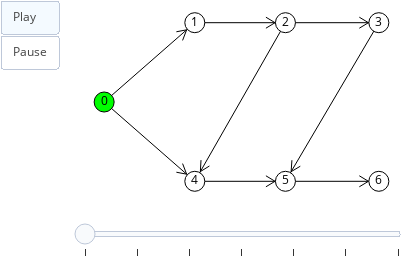

The code cell stored with this chart in its notebook:
### Markdown cell above
## Visualizando um algoritmo

A função `generate_frame` é parecida com a função `show_graph` mas, em vez de mostrar uma imagem estática, gera um *quadro* que pode ser usado para montar uma *animação*: basta usar a função `show_animation` para animar uma lista de quadros.

### Code cell
frames = []

sn.reset_node_colors(g)

for n in g.nodes:
    g.nodes[n]['color'] = (0, 255, 0)

    frame = sn.generate_frame(g, nlab=True)
    frames.append(frame)

sn.show_animation(frames)

### Figure 1 — Plotly figure (JSON) as saved in the notebook; plotly's stock layout.template omitted (floating-point values rounded to 4 significant figures)
{"data": [{"hoverinfo": "none", "line": {"color": "rgb(0, 0, 0)", "width": 1}, "mode": "lines", "type": "scatter", "uid": "1f5f4488-997e-11e8-a43d-9a5fd3dcadb7", "x": [0, 0.33, null, 0.3003, 0.2855, null, 0.3003, 0.263, null], "y": [0.5, 1, null, 0.955, 0.8883, null, 0.955, 0.9428, null]}, {"hoverinfo": "none", "line": {"color": "rgb(0, 0, 0)", "width": 1}, "mode": "lines", "type": "scatter", "uid": "1f5f4489-997e-11e8-95e4-9a5fd3dcadb7", "x": [0, 0.33, null, 0.3003, 0.263, null, 0.3003, 0.2855, null], "y": [0.5, 0, null, 0.04499, 0.05724, null, 0.04499, 0.1117, null]}, {"hoverinfo": "none", "line": {"color": "rgb(0, 0, 0)", "width": 1}, "mode": "lines", "type": "scatter", "uid": "1f5f448a-997e-11e8-a28b-9a5fd3dcadb7", "x": [0.33, 0.66, null, 0.6221, 0.5889, null, 0.6221, 0.5889, null], "y": [1, 1, null, 1, 0.9653, null, 1, 1.035, null]}, {"hoverinfo": "none", "line": {"color": "rgb(0, 0, 0)", "width": 1}, "mode": "lines", "type": "scatter", "uid": "1f5f448b-997e-11e8-a436-9a5fd3dcadb7", "x": [0.66, 1, null, 0.9621, 0.9289, null, 0.9621, 0.9289, null], "y": [1, 1, null, 1, 0.9653, null, 1, 1.035, null]}, {"hoverinfo": "none", "line": {"color": "rgb(0, 0, 0)", "width": 1}, "mode": "lines", "type": "scatter", "uid": "1f5f448c-997e-11e8-b338-9a5fd3dcadb7", "x": [0.66, 0.33, null, 0.3502, 0.3526, null, 0.3502, 0.3833, null], "y": [1, 0, null, 0.06127, 0.1336, null, 0.06127, 0.0965, null]}, {"hoverinfo": "none", "line": {"color": "rgb(0, 0, 0)", "width": 1}, "mode": "lines", "type": "scatter", "uid": "1f5f448d-997e-11e8-849c-9a5fd3dcadb7", "x": [1, 0.66, null, 0.6807, 0.6836, null, 0.6807, 0.714, null], "y": [1, 0, null, 0.06074, 0.133, null, 0.06074, 0.09511, null]}, {"hoverinfo": "none", "line": {"color": "rgb(0, 0, 0)", "width": 1}, "mode": "lines", "type": "scatter", "uid": "1f5f448e-997e-11e8-81ee-9a5fd3dcadb7", "x": [0.33, 0.66, null, 0.6221, 0.5889, null, 0.6221, 0.5889, null], "y": [0, 0, null, 0, -0.03474, null, 0, 0.03474, null]}, {"hoverinfo": "none", "line": {"color": "rgb(0, 0, 0)", "width": 1}, "mode": "lines", "type": "scatter", "uid": "1f5f448f-997e-11e8-9ab1-9a5fd3dcadb7", "x": [0.66, 1, null, 0.9621, 0.9289, null, 0.9621, 0.9289, null], "y": [0, 0, null, 0, -0.03474, null, 0, 0.03474, null]}, {"hoverinfo": "none", "marker": {"color": "rgb(0, 255, 0)", "line": {"color": "rgb(0, 0, 0)", "width": 1}, "size": 20}, "mode": "markers+text", "text": ["0"], "textfont": {"color": "rgb(0, 0, 0)"}, "textposition": "middle center", "type": "scatter", "uid": "1f5f6ba6-997e-11e8-99e1-9a5fd3dcadb7", "x": [0], "y": [0.5]}, {"hoverinfo": "none", "marker": {"color": "rgb(255, 255, 255)", "line": {"color": "rgb(0, 0, 0)", "width": 1}, "size": 20}, "mode": "markers+text", "text": ["1"], "textfont": {"color": "rgb(0, 0, 0)"}, "textposition": "middle center", "type": "scatter", "uid": "1f5f6ba7-997e-11e8-a3ec-9a5fd3dcadb7", "x": [0.33], "y": [1]}, {"hoverinfo": "none", "marker": {"color": "rgb(255, 255, 255)", "line": {"color": "rgb(0, 0, 0)", "width": 1}, "size": 20}, "mode": "markers+text", "text": ["2"], "textfont": {"color": "rgb(0, 0, 0)"}, "textposition": "middle center", "type": "scatter", "uid": "1f5f6ba8-997e-11e8-bb9a-9a5fd3dcadb7", "x": [0.66], "y": [1]}, {"hoverinfo": "none", "marker": {"color": "rgb(255, 255, 255)", "line": {"color": "rgb(0, 0, 0)", "width": 1}, "size": 20}, "mode": "markers+text", "text": ["3"], "textfont": {"color": "rgb(0, 0, 0)"}, "textposition": "middle center", "type": "scatter", "uid": "1f5f6ba9-997e-11e8-bd94-9a5fd3dcadb7", "x": [1], "y": [1]}, {"hoverinfo": "none", "marker": {"color": "rgb(255, 255, 255)", "line": {"color": "rgb(0, 0, 0)", "width": 1}, "size": 20}, "mode": "markers+text", "text": ["4"], "textfont": {"color": "rgb(0, 0, 0)"}, "textposition": "middle center", "type": "scatter", "uid": "1f5f6baa-997e-11e8-8736-9a5fd3dcadb7", "x": [0.33], "y": [0]}, {"hoverinfo": "none", "marker": {"color": "rgb(255, 255, 255)", "line": {"color": "rgb(0, 0, 0)", "width": 1}, "size": 20}, "mode": "markers+text", "text": ["5"], "textfont": {"color": "rgb(0, 0, 0)"}, "textposition": "middle center", "type": "scatter", "uid": "1f5f6bab-997e-11e8-868f-9a5fd3dcadb7", "x": [0.66], "y": [0]}, {"hoverinfo": "none", "marker": {"color": "rgb(255, 255, 255)", "line": {"color": "rgb(0, 0, 0)", "width": 1}, "size": 20}, "mode": "markers+text", "text": ["6"], "textfont": {"color": "rgb(0, 0, 0)"}, "textposition": "middle center", "type": "scatter", "uid": "1f5f6bac-997e-11e8-be13-9a5fd3dcadb7", "x": [1], "y": [0]}], "layout": {"height": 256, "margin": {"b": 0, "l": 0, "r": 0, "t": 0}, "showlegend": false, "sliders": [{"currentvalue": {"visible": false}, "steps": [{"args": [[0], {"frame": {"redraw": false}, "mode": "immediate"}], "label": "", "method": "animate"}, {"args": [[1], {"frame": {"redraw": false}, "mode": "immediate"}], "label": "", "method": "animate"}, {"args": [[2], {"frame": {"redraw": false}, "mode": "immediate"}], "label": "", "method": "animate"}, {"args": [[3], {"frame": {"redraw": false}, "mode": "immediate"}], "label": "", "method": "animate"}, {"args": [[4], {"frame": {"redraw": false}, "mode": "immediate"}], "label": "", "method": "animate"}, {"args": [[5], {"frame": {"redraw": false}, "mode": "immediate"}], "label": "", "method": "animate"}, {"args": [[6], {"frame": {"redraw": false}, "mode": "immediate"}], "label": "", "method": "animate"}]}], "updatemenus": [{"buttons": [{"args": [null, {"frame": {"redraw": false}, "fromcurrent": true}], "label": "Play", "method": "animate"}, {"args": [[null], {"frame": {"redraw": false}, "mode": "immediate"}], "label": "Pause", "method": "animate"}], "showactive": true, "type": "buttons"}], "width": 408, "xaxis": {"showgrid": false, "showticklabels": false, "zeroline": false}, "yaxis": {"showgrid": false, "showticklabels": false, "zeroline": false}}}
